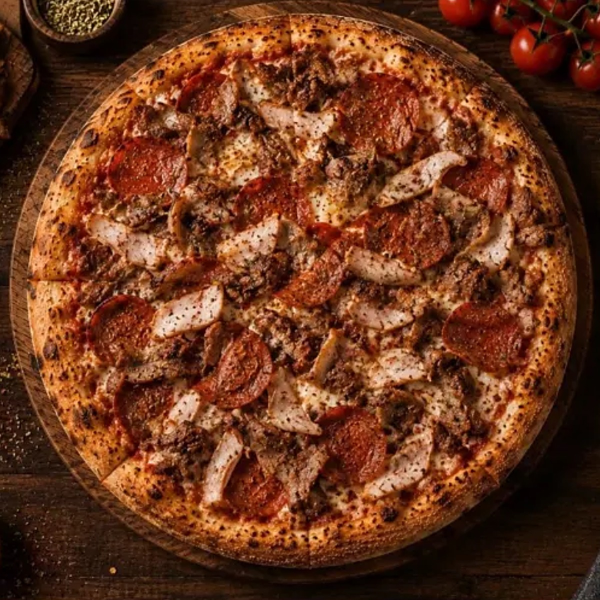
#> input picture src/menu/app-photos/pizza-04-meaty-feast.jpg, 1200 x 1200 px, given in place of bcd3a751-image.jpg, which was not available (shown at 1/2 size)
$ python crop.py out.png
#> lines starting #> are read from the running program, lines starting #| are printed output that depends on the picture
import sys
from PIL import Image, ImageFilter, ImageEnhance
U = '/root/.claude/uploads/c77bb0e2-7c23-51b2-9808-f96c840d315b/'
OUT = sys.argv[1]
# (source, output name, square crop box: left, top, size)
JOBS = [
    ('bcd3a751-image.jpg', 'saj-italian-pepperoni',          (64, 300, 592)),
    ('53535584-image.jpg', 'saj-italian-shawarma-meat',      (64, 300, 592)),
    ('03bd9476-image.jpg', 'saj-italian-shawarma-chicken',   (29, 214, 662)),
    ('890a4fc2-image.jpg', 'saj-italian-tandoori-chicken',   (64, 300, 592)),
    ('de1108bc-image.jpg', 'pizza-11-aubergine-hot',         (162, 226, 436)),
    ('8ac65cbb-image.jpg', 'pizza-07-americana',             (162, 226, 436)),
    ('ab78306c-image.jpg', 'pizza-08-spicy-hot',             (162, 226, 436)),
    ('9eb92dee-image.jpg', 'pizza-10-vegan',                 (162, 226, 436)),
    ('1e6f3275-image.jpg', 'pizza-03-pepperoni-lovers',      (162, 226, 436)),
    ('6534cba3-image.jpg', 'pizza-02-beefy-one',             (162, 226, 436)),
    ('4c8a0f38-image.jpg', 'pizza-06-chicken-hot',           (162, 226, 436)),
    ('3103a51f-image.png', 'pizza-04-meaty-feast',           (291, 719, 780)),
    ('81e0f7d3-image.jpg', 'pizza-05-chinese',               (162, 226, 436)),
    ('019d8627-image.jpg', 'pizza-14-calzone',               (330, 310, 680)),
]
for src, name, (l, t, s) in JOBS:
    im = Image.open(U + src).convert('RGB')
#> im is the input picture: PIL image 1200x1200 RGB; mean R, G, B 107.7, 56.1, 31.1
    assert l >= 0 and t >= 0 and l + s <= im.width and t + s <= im.height, (src, im.size)
    c = im.crop((l, t, l + s, t + s))
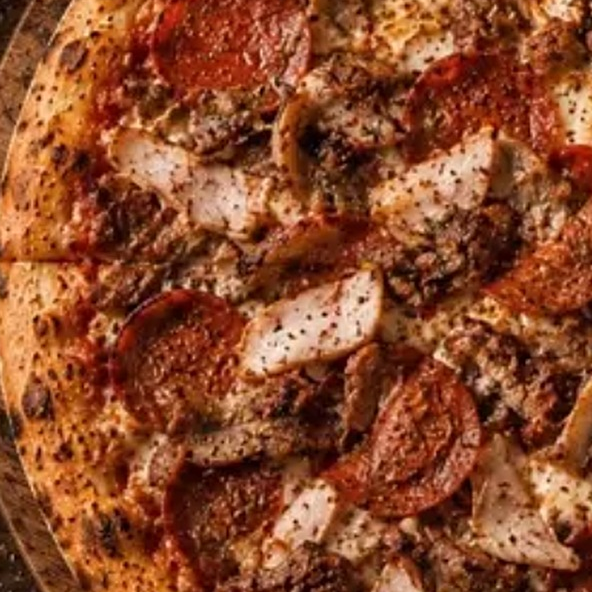
#> c: PIL image 592x592 RGB; mean R, G, B 141, 75.4, 44.1
    # upscale to the 1200x1200 delivery-app size, then a light sharpen to offset the enlargement
    c = c.resize((1200, 1200), Image.LANCZOS)
#> c: PIL image 1200x1200 RGB
    c = c.filter(ImageFilter.UnsharpMask(radius=2, percent=60, threshold=2))
    c.save(f'{OUT}/{name}.jpg', quality=92, optimize=True)
    print(name, 'from', s, 'px')
#> pass 2 of the loop `for src, name, (l, t, s) in JOBS:`:
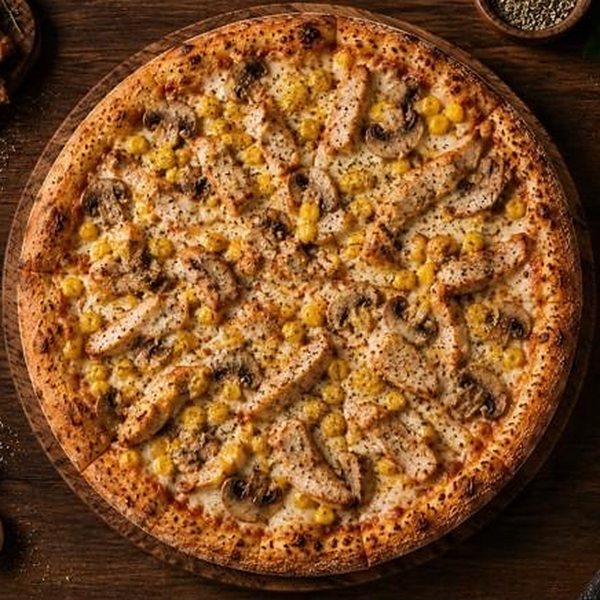
#> input picture src/menu/app-photos/pizza-05-chinese.jpg, 1200 x 1200 px, given in place of 53535584-image.jpg, which was not available (shown at 1/2 size)
#> im is the input picture: PIL image 1200x1200 RGB; mean R, G, B 129.2, 80.9, 39.5
#> `c = im.crop((l, t, l + s, t + s))`:
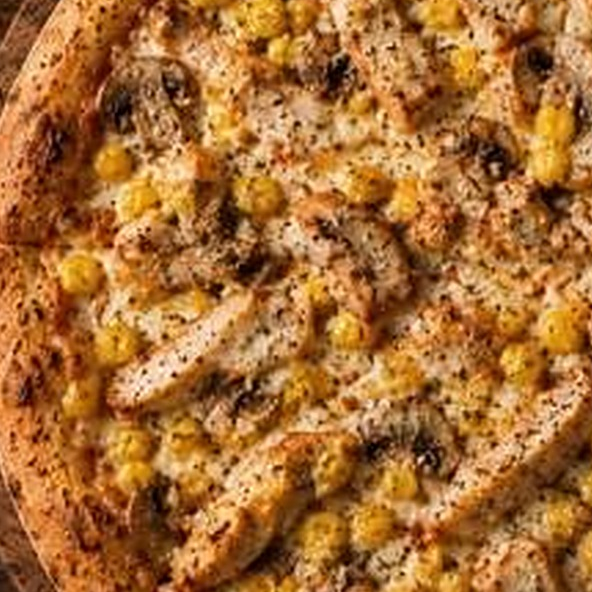
#> c: PIL image 592x592 RGB; mean R, G, B 168.2, 109.8, 53.8
#> (the run stopped early here; a loop or call above may not have finished)
